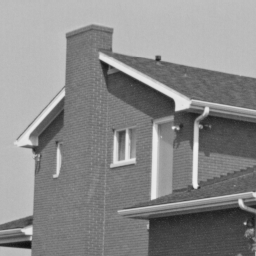
%> input picture Image and video denoising by sparse 3D transform-domain collaborative filtering/house.png, 256 x 256 px
$ octave final_test2.m   (GNU Octave 9; MATLAB toolbox functions it lacks are replaced by stand-ins)
%> lines starting %> are read from the running program, lines starting %| are printed output that depends on the picture
%-----this block is just for reference---------%
%   In this block we perform DCT, Hard thresholding and Inverse DCT for
%   De-noising from gaussian noise as proposed in research paper.
%   since, it is a 2D image , aggregation step is not done.
%   it just shows how DCT,HT,and IDCT work on an image.
%     I1=(imread('cameraman.tif'));
%     I1=imnoise(I1,'gaussian',0,((0.005)));
%     J = dct2(I1);
%     Y = wthresh(J,'h',15);
%     K = idct2(Y);
%     %figure;
%     imshowpair(I1,K,'montage');
%     title('Image with noise (Left) and Processed Image with dct,HT, and IDCT (Right)');
    %------------------------------------------------------------------

%=========ORIGINAL CODE STARTS HERE==============================%
I=imread('house.png'); %NOTE:USE B;LACK AND WHITE IMAGE ONLY
%> I is the input picture: size 256x256 uint8; min 16, max 239, mean 138
%I=imread('cameraman.tif');

%I=rgb2gray(I);

%I=imresize(I,0.4);
sigma=0.05;           %it is normalized
%sigma=0.08
%sigma=0.1
Rnext=3;            %window sliding factor for next reference block

S_width=18;   %%% length of the side of the search neighborhood for full-search block-matching (BM)
                    %must be even
                    %dimension of search window becomes 39x39
N1=8;              %block size for image patches and HT
lambda_T2D=0;     %%threshold parameter for the coarse initial denoising used in the d-distance measure
lambda_T3D=2.7;   %% threshold parameter for the hard-thresholding in 3D transform domain
noise_mean=0;
I=padarray(I,[(2*S_width+1) (2*S_width+1)],'symmetric','post');
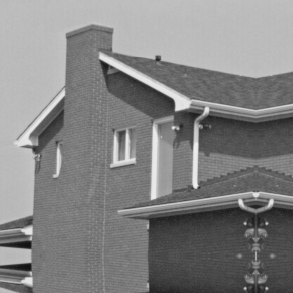
%> I: size 293x293 uint8; min 16, max 239, mean 131.1
I_N=imnoise(I,'gaussian',noise_mean,((sigma).^2)); %creating noisy image
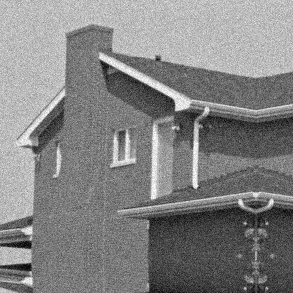
%> I_N: size 293x293 uint8; min 0, max 255, mean 131
[r c]=size(I_N); %calculating size of noisy image
%> r = 293; c = 293
%array3D2=[];
U11=zeros(size(I_N));
L11=zeros(size(I_N));
U22=zeros(size(I_N));
L22=zeros(size(I_N));


%%%%%%%%%%%%%============DOING BLOCK MATCHING======%%%%%%%%%%%%%%%%%%
%> (the run ends here)
